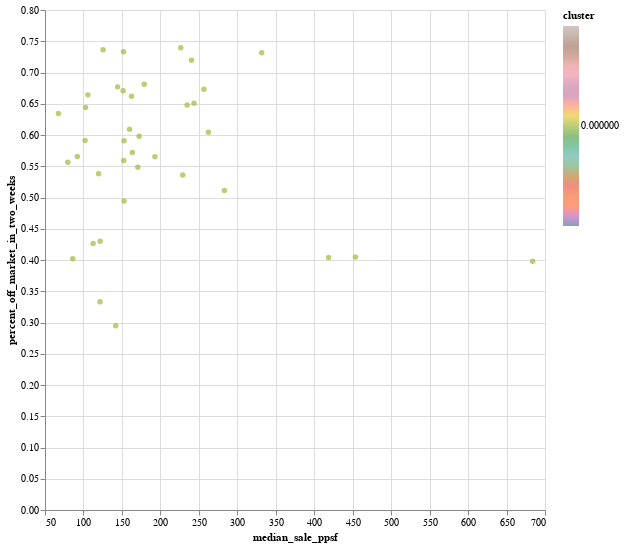

Source (notebook cell):
### Code cell
alt.Chart(c0_df).mark_circle().encode(
    alt.X('median_sale_ppsf',
        scale=alt.Scale(zero=False)),
    y='median_sale_ppsf_yoy',
    color=alt.Color('cluster', scale=alt.Scale(scheme='tableau10'))
).properties(
    width=500,
    height=500
).interactive()
